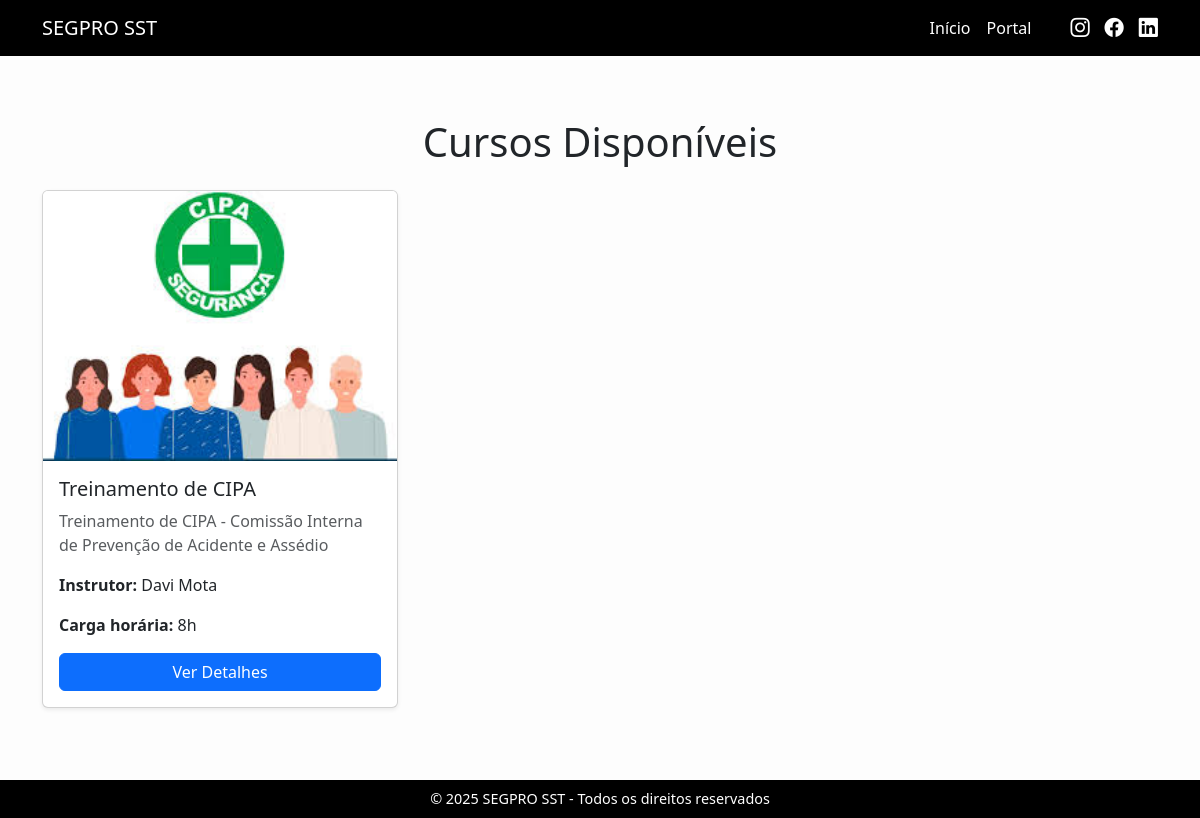
Screenshot of /cursos/ with the database file from the repository.
### cursos/models.py (models this page shows, shortened)
class Curso(models.Model):
    titulo = models.CharField(max_length=255)
    descricao = models.TextField()
    instrutor = models.CharField(max_length=100)
    carga_horaria = models.PositiveIntegerField()
    imagem = models.ImageField(upload_to='cursos/imagens/', blank=True, null=True)
    publicado = models.BooleanField(default=True)
    criado_em = models.DateTimeField(auto_now_add=True)

### cursos/views.py (the view)
# urls.py: path('', views.lista_cursos, name='lista'),
def lista_cursos(request):
    cursos = Curso.objects.filter(publicado=True)
    return render(request, 'cursos/lista.html', {'cursos': cursos})

### templates/cursos/lista.html (shortened to what this page needs)
{% extends 'base.html' %}
{% load static %}
{% block content %}
<div class="container py-5">
    <h1 class="mb-4 text-center">Cursos Disponíveis</h1>
    {% if cursos %}
        <div class="row">
            {% for curso in cursos %}
                <div class="col-md-6 col-lg-4 mb-4">
                    <div class="card h-100 shadow-sm">
                        {% if curso.imagem %}
                            <img src="{{ curso.imagem.url }}" class="card-img-top" alt="{{ curso.titulo }}">
                        {% else %}
                            <img src="{% static 'img/curso_default.jpg' %}" class="card-img-top" alt="Imagem padrão">
                        {% endif %}
                        <div class="card-body d-flex flex-column">
                            <h5 class="card-title">{{ curso.titulo }}</h5>
                            <p class="card-text text-muted">{{ curso.descricao|truncatechars:100 }}</p>
                            <p class="card-text"><strong>Instrutor:</strong> {{ curso.instrutor }}</p>
                            <p class="card-text"><strong>Carga horária:</strong> {{ curso.carga_horaria }}h</p>
                            <a href="{% url 'cursos:detalhe' curso.id %}" class="btn btn-primary mt-auto">Ver Detalhes</a>
                        </div>
                    </div>
                </div>
            {% endfor %}
        </div>
    {% else %}
        <div class="alert alert-warning text-center" role="alert">
            Nenhum curso disponível no momento.
        </div>
    {% endif %}
</div>
{% endblock %}

### templates/base.html (style rules this page uses)
body { padding-top: 70px; background-color: #fdfdfd; font-family: 'Segoe UI', Tahoma, Geneva, Verdana, sans-serif; }

### rows the page displays
Curso: imagem (picture), titulo "Treinamento de CIPA", descricao "Treinamento de CIPA - Comissão Interna de Prevenção de Acidente e Assédio", instrutor "Davi Mota", carga_horaria "8"
